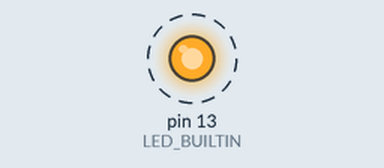
Simulated run of this sketch. Board: Arduino Uno, built with avr-gcc and run on an emulated ATmega328P. Shown: output pins drawn as LEDs (lit = HIGH). Dashed ring = blinking. What the sketch prints to the serial monitor is not drawn.

Above: at 0.3 s.
Timing chart, 0 to 3.0 s (numbered marks = the images above):
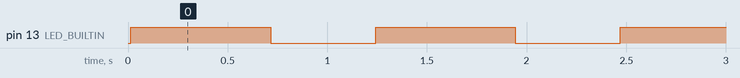

Measured:
- by itself, pin 13 (LED_BUILTIN): alternates HIGH for 0.70 s and LOW for 0.53 s

The sketch:

project_code.ino
```cpp
#include <OneWire.h>

/*
 * Exemple d'application utilisant un DS1994 et la librairie OneWire
 * Hardware:
 * GND arduino -> Coté "extérieur" = MASSE du DS1994
 * VCC 5v arduino -> résistance 4k7 -> D10 arduino
 * D10 arduino -> Coté "intérieur" du DS1994
 */

/* Création d'une instance de la classe OneWire */
OneWire ds(10); // Le DS1990 sera en mode "parasite" (utilise le bus de donnée comme alimentation) sur la broche D10

/* Variables
 * i: itérateur pour les boucles
 * data: 5 octets de données venant du DS1994
 * addr: adresse trouvé sur le bus OneWire
 * timestamp: nombre de secondes écoulé
 */
byte i;
byte data[5];
byte addr[8];
unsigned long timestamp;

/* Setup() */
void setup(void) {

  /* Initialisation du port série */
  Serial.begin(9600);
  Serial.println("Lecture DS1990");
  pinMode(LED_BUILTIN, OUTPUT);
}

void PrintHex8(uint8_t *data, uint8_t length) // prints 8-bit data in hex with leading zeroes
{
     char tmp[16];
       for (int i=0; i<length; i++) {
         sprintf(tmp, "%.2X",data[i]);
         Serial.print(tmp); Serial.print(" ");
         digitalWrite(LED_BUILTIN, HIGH);
         delay(50);
         digitalWrite(LED_BUILTIN, LOW);
       }
}

/* loop() */
void loop(void) {

  /* Recherche des DSxx présent sur le bus OneWire */
  Serial.print("Recherche ... ");
  if (!ds.search(addr)) {
    Serial.println("Fin du scan");
    ds.reset_search();
    delay(500);
    return;
  }

  /* Affichage de la ROM du DSxx détecté */
  Serial.print("ROM : ");
  for(i = 0; i < 8; i++) {
    Serial.write(' ');
    //Serial.print(addr[i], HEX); //n'affiche pas les 0 du déburt en hexa, par ex 7 au lieu de 07
    PrintHex8(&addr[i],1); //marche avec les 0 au début !
  }
  Serial.println();

   Serial.print("Serial Number : ");
  for(i = 1; i < 7; i++) {
    Serial.write(' ');
    //Serial.print(addr[7-i], HEX);
    PrintHex8(&addr[7-i],1);
  }
  Serial.println();
  /* Vérification de la validité de la ROM reçu */
  if (OneWire::crc8(addr, 7) != addr[7]) {
    Serial.println("Erreur de CRC sur addr");
    return;
  }

  /* Vérification du type de DSxx */
  if(addr[0] != 0x01) {
    Serial.println("DSxx de type autre que DS1990");
    return;
  }


}
```
